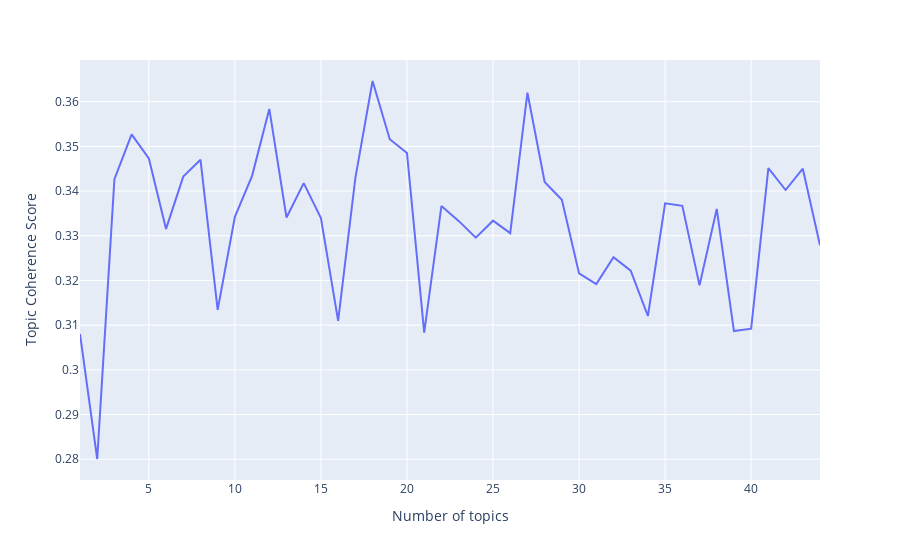

Source (notebook cell):
### Code cell
import plotly.express as px

px.line(x=x_, y=y_, labels={"x": "Number of topics", "y": "Topic Coherence Score"})

### Figure 1 — Plotly figure (JSON) as saved in the notebook; plotly's stock layout.template omitted (floating-point values rounded to 4 significant figures)
{"data": [{"hovertemplate": "Number of topics=%{x}<br>Topic Coherence Score=%{y}<extra></extra>", "legendgroup": "", "line": {"color": "#636efa", "dash": "solid"}, "mode": "lines", "name": "", "orientation": "v", "showlegend": false, "type": "scatter", "x": [1, 2, 3, 4, 5, 6, 7, 8, 9, 10, 11, 12, 13, 14, 15, 16, 17, 18, 19, 20, 21, 22, 23, 24, 25, 26, 27, 28, 29, 30, 31, 32, 33, 34, 35, 36, 37, 38, 39, 40, 41, 42, 43, 44], "xaxis": "x", "y": [0.308, 0.28, 0.3427, 0.3527, 0.3473, 0.3315, 0.3433, 0.347, 0.3134, 0.3343, 0.3434, 0.3584, 0.3341, 0.3418, 0.334, 0.311, 0.3429, 0.3646, 0.3516, 0.3485, 0.3083, 0.3367, 0.3333, 0.3296, 0.3334, 0.3306, 0.362, 0.342, 0.3381, 0.3216, 0.3192, 0.3252, 0.3222, 0.3121, 0.3373, 0.3367, 0.3189, 0.336, 0.3087, 0.3092, 0.3451, 0.3402, 0.345, 0.3279], "yaxis": "y"}], "layout": {"legend": {"tracegroupgap": 0}, "margin": {"t": 60}, "xaxis": {"anchor": "y", "domain": [0, 1], "title": {"text": "Number of topics"}}, "yaxis": {"anchor": "x", "domain": [0, 1], "title": {"text": "Topic Coherence Score"}}}}
